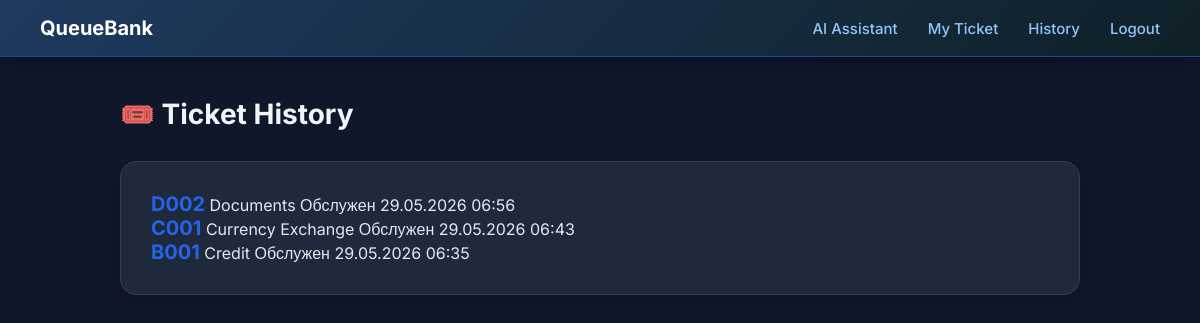
Before: /history/ (signed in) with the older database file.
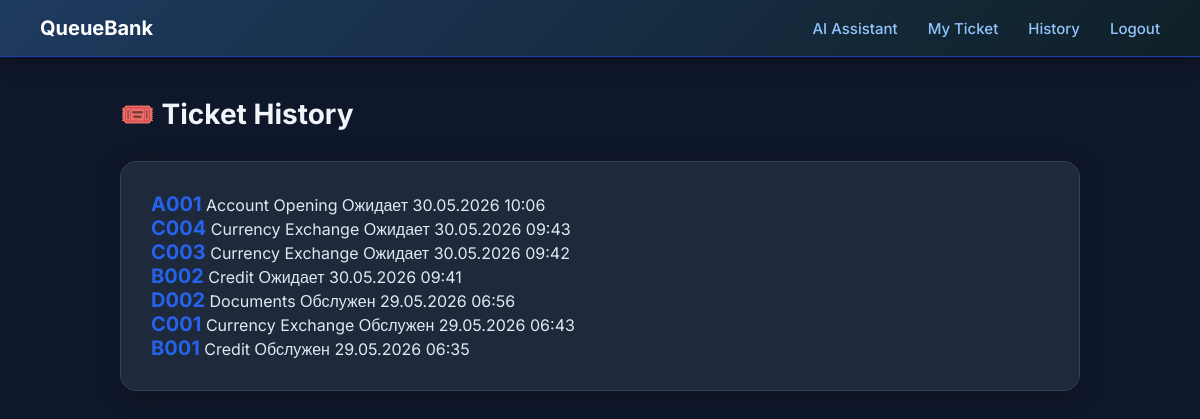
After: the same page with the newer database file.
### tickets/models.py (models this page shows, shortened)
class Ticket(models.Model):
    STATUS = [
        ('waiting',   'Ожидает'),
        ('called',    'Вызван'),
        ('done',      'Обслужен'),
        ('cancelled', 'Отменён'),
    ]
    number=models.CharField(max_length=10)
    status=models.CharField(max_length=20, choices=STATUS, default='waiting')
    created_at=models.DateTimeField(auto_now_add=True)
    called_at=models.DateTimeField(null=True, blank=True)
    served_at=models.DateTimeField(null=True, blank=True)
    client=models.ForeignKey(User, on_delete=models.CASCADE)
    service=models.ForeignKey(Service, on_delete=models.CASCADE)
    window = models.ForeignKey(Window, on_delete=models.CASCADE, null=True, blank=True)

class Service(models.Model):
    name=models.CharField(max_length=100)
    code=models.CharField(max_length=5)
    description=models.TextField(blank=True, null=True)
    is_active=models.BooleanField(default=True)

### tickets/views.py (the view)
# urls.py: path('history/', views.ticket_history, name='ticket_history'),
@login_required
@permission_required('tickets.view_ticket', raise_exception=True)
def ticket_history(request):
    tickets = Ticket.objects.filter(
        client=request.user
    ).order_by('-created_at')
    return render(request, 'tickets/history.html', {'tickets': tickets})

### templates/tickets/history.html
{% extends 'base.html' %}
{% block content %}
<div class="container">
    <h2>🎟️ Ticket History</h2>
    <br>
    {% if tickets %}
    <div class="card">
        {% for ticket in tickets %}
        <div class="queue-item">
            <span style="font-size:20px;font-weight:700;color:#2563eb;">{{ ticket.number }}</span>
            <span>{{ ticket.service.name }}</span>
            <span class="status-{{ ticket.status }}">{{ ticket.get_status_display }}</span>
            <span>{{ ticket.created_at|date:"d.m.Y H:i" }}</span>
        </div>
        {% endfor %}
    </div>
    {% else %}
    <div class="card">
        <h3>No tickets yet!</h3>
        <br>
        <a href="{% url 'home' %}" class="btn">Take a ticket</a>
    </div>
    {% endif %}
</div>
{% endblock %}

### templates/base.html (shortened to what this page needs)
<!DOCTYPE html>
<html lang="en">
<head>
    {% load static %}
    <link rel="stylesheet" href="{% static 'style.css' %}">
</head>
<body>
    <nav>
        <a href="{% url 'home' %}">QueueBank</a>
        {% if user.is_authenticated %}
            <a href="{% url 'ai_help' %}">AI Assistant</a>
            {% if perms.tickets.change_ticket %}
                <a href="{% url 'operator_panel' %}">Operator Panel</a>
            {% else %}
                <a href="{% url 'my_ticket' %}">My Ticket</a>
                <a href="{% url 'ticket_history' %}">History</a>
            {% endif %}
            <a href="{% url 'logout' %}">Logout</a>
        {% else %}
            <a href="{% url 'login' %}">Login</a>
            <a href="{% url 'register' %}">Register</a>
        {% endif %}
    </nav>
    <div>
        {% block content %}
        {% endblock %}
    </div>
</body>
</html>

### static/style.css (style rules this page uses)
* { margin: 0; padding: 0; box-sizing: border-box; }
body { font-family: 'Inter', sans-serif; background-color: #0f172a; color: #e2e8f0; min-height: 100vh; }
nav { background: linear-gradient(135deg, #1e3a5f, #0f2027); padding: 16px 40px; display: flex; align-items: center; gap: 30px; box-shadow: 0 4px 20px rgba(0,0,0,0.3); border-bottom: 1px solid #1e40af; }
nav a { color: #93c5fd; text-decoration: none; font-size: 15px; font-weight: 500; transition: color 0.2s; }
nav a:first-child { color: #ffffff; font-size: 20px; font-weight: 700; margin-right: auto; }
.container { max-width: 1000px; margin: 40px auto; padding: 0 20px; }
.card { background: #1e293b; border-radius: 16px; padding: 30px; margin-bottom: 20px; border: 1px solid #334155; box-shadow: 0 4px 24px rgba(0,0,0,0.2); }
h1, h2 { font-size: 28px; font-weight: 700; color: #f1f5f9; margin-bottom: 10px; }
a { color: #60a5fa; text-decoration: none; }

Changed rows visible on the page:
added Ticket: number "A001", service.name "Account Opening", status "Ожидает", created_at "30.05.2026 10:06"
added Ticket: number "C004", service.name "Currency Exchange", status "Ожидает", created_at "30.05.2026 09:43"
added Ticket: number "C003", service.name "Currency Exchange", status "Ожидает", created_at "30.05.2026 09:42"
added Ticket: number "B002", service.name "Credit", status "Ожидает", created_at "30.05.2026 09:41"
